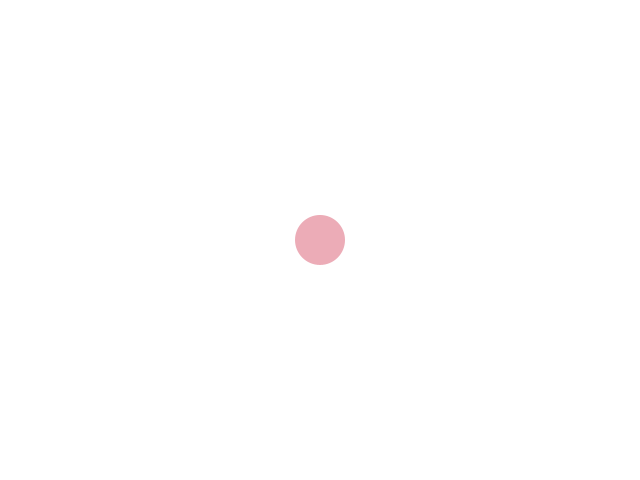
Frame 1 (no input)
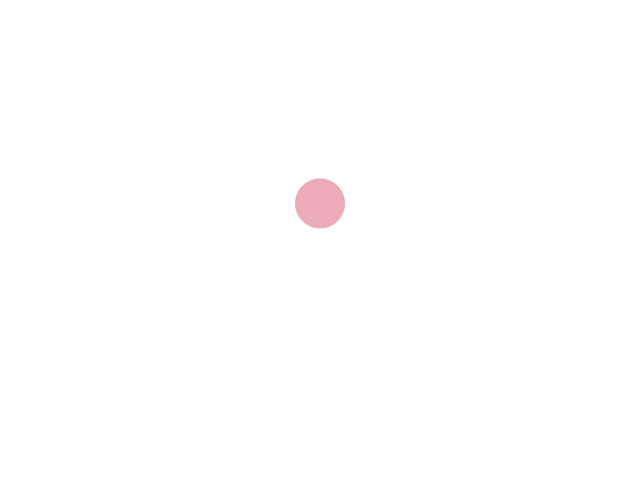
Frame 60 (the mouse pressed at the canvas centre just before this capture)
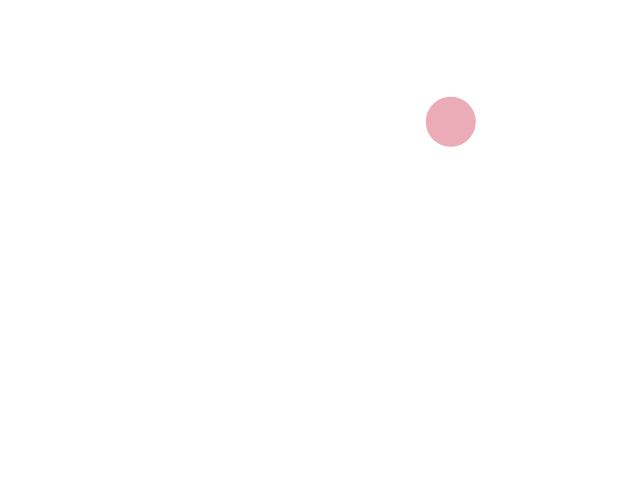
Frame 120 (the mouse held since frame 60 and released just before this capture)

The Processing sketch that drew these frames (run headless with seeded random() and noise(); from frame 60 on, the mouse is pressed at the canvas centre):

// Processing sketch: HeliumBall
// ── HeliumBall.pde
class Balloon {
  PVector location;
  PVector velocity;
  PVector acceleration;
  PVector floating = new PVector(0, -0.02);
  
  Balloon() {
    location = new PVector(width/2, height/2);
    velocity = new PVector(0, 0);
    acceleration = new PVector(0, 0);
  }
  
  void move() {
    applyForce(floating);
    
    if (mousePressed) {
      PVector wind = new PVector(0.1, 0);
      applyForce(wind);
    }
    
    velocity.add(acceleration);
    location.add(velocity);
    velocity.limit(3);
    acceleration.mult(0);
  }
  
  void checkEdges() {
    if (location.y < 0) {
      location.y = 0;
      applyForce(new PVector(0, 0.5));
    }
    if (location.x > width) {
      location.x = width;
      applyForce(new PVector(-0.5, 0));
    } else if (location.x < 0) {
      location.x = 0;
      applyForce(new PVector(0.5, 0));
    }
  }
  
  void applyForce(PVector force) {
    acceleration.add(force);
  }
  
  void display() {
    noStroke();
    fill(200, 20, 50, 90);
    ellipse(location.x, location.y, 50, 50);
  }
}

Balloon b;
void setup() {
  size(640, 480);
  background(255);
  b = new Balloon();
}

void draw() {
  background(255);
  b.checkEdges();
  b.move();
  b.display();
}
